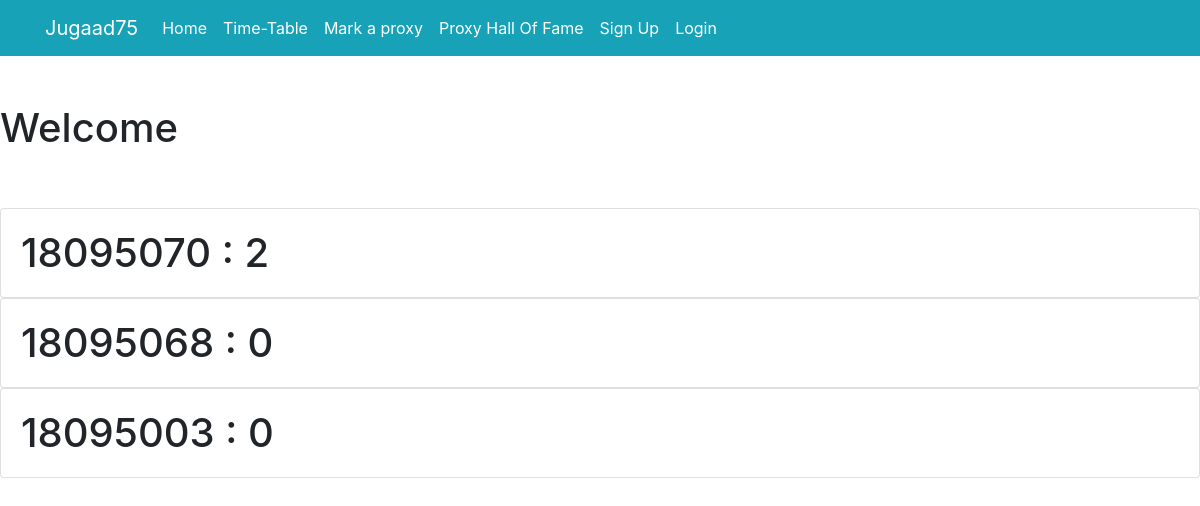
Page /hallOfFame/ on the committed database.
### tracker/models.py (models this page shows, shortened)
class classroom(models.Model):
    class_code = models.CharField(max_length=30)
    student = models.ForeignKey(User, on_delete=models.CASCADE)
    proxies_marked = models.IntegerField(default=0)

### tracker/views.py (the view)
# urls.py: path('hallOfFame/', views.hallOfFame , name='hallOfFame'),
def hallOfFame(request):
    context = {
        'fames' : classroom.objects.all().order_by('-proxies_marked')
    }
    return render(request,'tracker/proxy_fame.html',context)

### tracker/templates/tracker/proxy_fame.html (shortened to what this page needs)
<link rel="stylesheet" href="https://stackpath.bootstrapcdn.com/bootstrap/4.4.1/css/bootstrap.min.css">
<nav class="navbar navbar-expand-lg navbar-dark bg-info">
    <div class="container">
      <a class="navbar-brand"  href="{% url 'home' %}" >Jugaad75</a>
      <div class="collapse navbar-collapse" id="navbarNav">
        <ul class="navbar-nav">
          <li class="nav-item active">
            <a class="nav-link" href="{% url 'home' %}" >Home </a>
          </li>
          <li class="nav-item active">
            <a class="nav-link" href="{% url 'addLecture' %}">Time-Table </span></a>
          </li>
          <li class="nav-item active">
            <a class="nav-link" href="{% url 'markProxy' %}">Mark a proxy</a>
          </li>
           <li class="nav-item active">
            <a class="nav-link" href="{% url 'hallOfFame' %}" >Proxy Hall Of Fame</a>
          </li>
      {% if user.is_authenticated %}
          <li class="nav-item active">
              <a href="#" onclick="$('#signOutBtn').click()" class="nav-link" >Logout</a>
              <form style='display: none;' method="POST" action="{% url 'logoutuser' %}">
                  {% csrf_token %}
                  <button id="signOutBtn" type="submit">Logout</button>
              </form>
          </li>
          <li class="nav-item ">
            <a class="nav-link disabled" href="#" style="color: chartreuse; font-size: large; " >{{user.username}}</a>
          </li>
      {% else %}
          <li class="nav-item active">
              <a class="nav-link " href="{% url 'signupuser' %} ">Sign Up</a>
          </li>
          <li class="nav-item">
              <a class="nav-link active" href="{% url 'loginuser' %}" >Login</a>
          </li>
      {% endif %}
        </ul>
      </div>
    </div>
  </nav>
 <h1> Welcome {{user.username}} <h1>
<br>
{% for fame in fames %}
<div class="card">
  <div class="card-body">
    {{fame.student.username}} : {{fame.proxies_marked}}
  </div>
</div>
{% endfor %}

### rows in the picture
classroom: student.username "18095070", proxies_marked "2"
classroom: student.username "18095068", proxies_marked "0"
classroom: student.username "18095003", proxies_marked "0"
